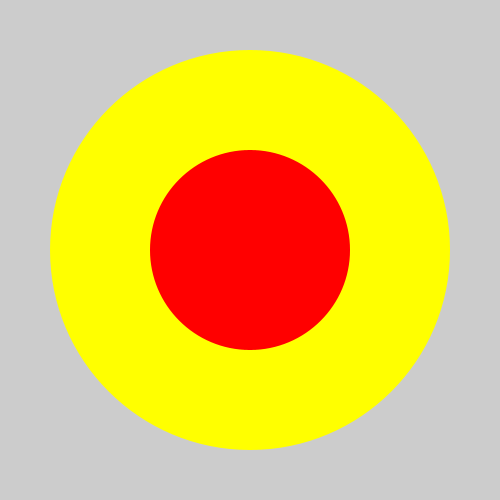
Frame 1 (no input)
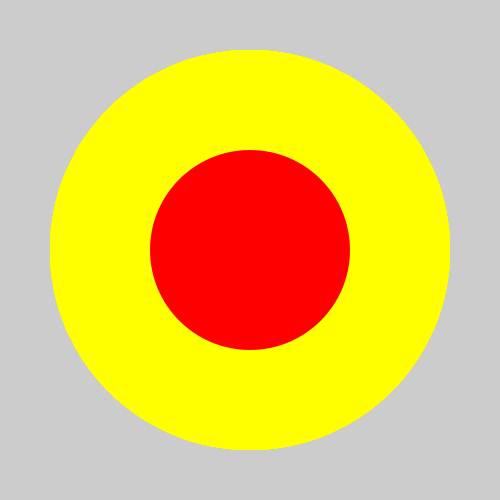
Frame 60 (the mouse pressed at the canvas centre just before this capture)
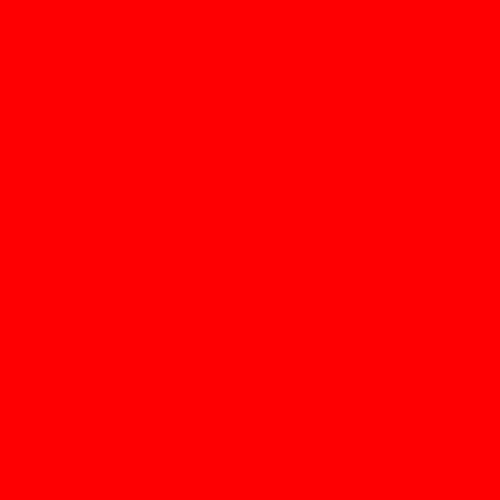
Frame 120 (the mouse held since frame 60 and released just before this capture)

The Processing sketch that drew these frames (run headless with seeded random() and noise(); from frame 60 on, the mouse is pressed at the canvas centre):

// Processing sketch: Zad_2
// ── Zad_2.pde
ArrayList<MyCircle> circleList;

void setup() {
  size(500, 500);
  circleList = new ArrayList<MyCircle>();
  circleList.add(new MyCircle(250, 250, 200, color(255, 255, 0)));
  circleList.add(new MyCircle(250, 250, 100, color(255, 0, 0)));
}

void draw() {
  for(int i=0; i<circleList.size(); i++) {
    circleList.get(i).display();
    if (circleList.get(i).IsIn(mouseX, mouseY)) {
      background(circleList.get(i).getColor());
    }
  }
}

// ── MyCircle.pde
class MyCircle extends MyEllipse {
 
  MyCircle(int _x, int _y, int _radius, color _fillColor) {
   super(_x, _y, _radius, _fillColor); 
  }
  
  color getColor() {
   return super.fillColor; 
  }
  
  boolean IsIn(int _x, int _y) {
   return sqrt(pow(_x - super.x, 2) + pow(_y - super.y, 2)) <= super.radiusX;
  }
}

// ── MyEllipse.pde
class MyEllipse { 
  private int x, y;
  private int radiusX, radiusY;
  private color fillColor;

  MyEllipse(int _x, int _y, int _radiusX, int _radiusY, color _fillColor) {
    x = _x;
    y = _y;
    radiusX = _radiusX;
    radiusY = _radiusY;
    fillColor = _fillColor;
  }
  
  MyEllipse(int _x, int _y, int _radius, color _fillColor) {
   x = _x;
   y = _y;
   radiusX = _radius;
   radiusY = _radius;
   fillColor = _fillColor;
  }

  void display() {
    noStroke();
    fill(fillColor);
    ellipse(x, y, 2*radiusX, 2*radiusY);
  }
}  
